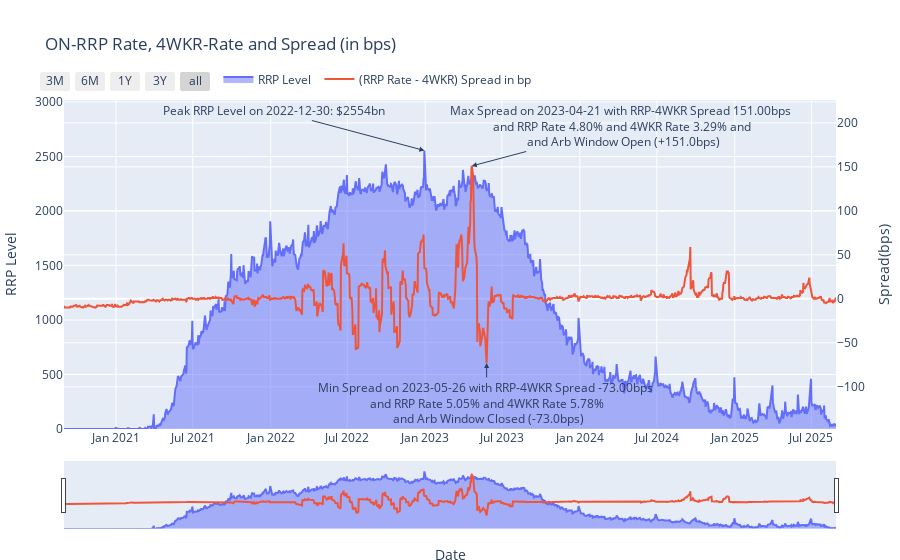

Notebook code for this chart:
### Markdown cell above
#### How to Interpret the Spread

- Positive Spread (RRP > 4W Bill) (MMFs prefer RRP → excess liquidity in system)
     - Indicates that money-market funds and other cash investors may find it more profitable to park funds at the Fed via RRP than invest in short-term T-bills. Suggests excess liquidity in the system, where demand for safe, short-term instruments is being absorbed by the RRP facility.
     -  There are not enough short-term instruments. Yields on Money-Market instruments are lower than RRP Rate basically.
     -  Demand high for MM instruments -> Prices high -> yields lower. 
     - Implies the RRP facility is serving as a rate floor for money-market investments.
- Negative Spread (RRP < 4W Bill) (rare in normal conditions)
    - RRP < US1M → Bills more attractive → could reflect reduced liquidity or heavy bill issuance
    - (Uncommon) Bills preferred—might indicate RRP facility congestion or tightness.

### Code cell
fig = go.Figure()

#fig.add_trace(go.Scatter(x=df.index, y=df['4WKR'], name = '1M-T Bill ', mode="lines"))
#fig.add_trace(go.Scatter(x=df.index, y=df['ON_RRP_RATE'], name = 'RRP Rate ', mode="lines"))

fig.add_trace(go.Scatter(x=df.index, y=df['RRP_LEVEL_USD_BN'], fill='tozeroy', name = 'RRP Level ', mode="lines"))
fig.add_trace(go.Scatter(x=df.index, y=df['spread_bp'], name = '(RRP Rate - 4WKR) Spread in bp', mode="lines", yaxis="y2"))
#fig.add_trace(go.Scatter(x=df.index, y=df['spread_bp_roll21'], name = 'Spread Rolling average 21 days', mode="lines", yaxis="y2"))

fig.update_layout(
    title="ON-RRP Rate, 4WKR-Rate and Spread (in bps)",
    hovermode="x unified",
    legend=dict(xanchor="left", yanchor="bottom", orientation="h", x=0.2, y=1.02),
    margin=dict(l=40,r=40,t=100,b=10),
    xaxis=dict(title="Date "),
    yaxis=dict(title="RRP Level"),
    yaxis2=dict(title=" Spread(bps)", side="right", overlaying="y"),
    height=800
)

# Add quick zoom buttons
fig.update_xaxes(
    rangeselector=dict(
        buttons=list([
            dict(count=3, label='3M', step="month", stepmode="backward"),
            dict(count=6, label='6M', step="month", stepmode="backward"),
            dict(count=1, label='1Y', step="year", stepmode="backward"),
            dict(count=3, label='3Y', step="year", stepmode="backward"),
            dict(step="all")
        ])
    ),
    rangeslider=dict(visible=True)
)

y_maxidx = df["RRP_LEVEL_USD_BN"].idxmax()
y_max = df.loc[y_maxidx].RRP_LEVEL_USD_BN

y2_maxidx = df['spread_bp'].idxmax()
y2_max = df.loc[y2_maxidx, 'spread_bp']
y2_max_rrprate = df.loc[y2_maxidx, "ON_RRP_RATE"]
y2_max_4WKR = df.loc[y2_maxidx, "4WKR"]

y2_minidx = df['spread_bp'].idxmin()
y2_min = df.loc[y2_minidx, 'spread_bp']
y2_min_rrprate = df.loc[y2_minidx, "ON_RRP_RATE"]
y2_min_4WKR = df.loc[y2_minidx, "4WKR"]

fig.update_layout(annotations=list([
    dict(x=y2_minidx, yref='y2', y=y2_min, text= f"Min Spread on {y2_minidx.strftime('%Y-%m-%d')} with RRP-4WKR Spread {y2_min:.2f}bps <br> and RRP Rate {y2_min_rrprate:.2f}% and 4WKR Rate {y2_min_4WKR:.2f}% <br> and {df.loc[y2_minidx,'ArbitrageText']}" , showarrow=True, arrowhead=2, ax=0, ay=40),
    dict(x=y_maxidx, yref='y', y=y_max, text= f"Peak RRP Level on {y_maxidx.strftime('%Y-%m-%d')}: ${y_max:.0f}bn", showarrow=True, arrowhead=2, ax=-150, ay=-40), 
    dict(x=y2_maxidx, yref='y2', y=y2_max, text= f"Max Spread on {y2_maxidx.strftime('%Y-%m-%d')} with RRP-4WKR Spread {y2_max:.2f}bps <br> and RRP Rate {y2_max_rrprate:.2f}% and 4WKR Rate {y2_max_4WKR:.2f}% and <br> and {df.loc[y2_maxidx,'ArbitrageText']}", showarrow=True, arrowhead=2, ax=150, ay=-40)
])

)

fig.show()
fig.write_html("plot.html")

### Figure 1 — Plotly figure (JSON) as saved in the notebook; plotly's stock layout.template omitted (floating-point values rounded to 4 significant figures; data arrays with more than 128 entries replaced by an {"elided": "..."} marker saying what was removed)
{"data": [{"fill": "tozeroy", "mode": "lines", "name": "RRP Level ", "type": "scatter", "x": {"elided": "1204 str values"}, "y": {"elided": "1204 float values"}}, {"mode": "lines", "name": "(RRP Rate - 4WKR) Spread in bp", "type": "scatter", "x": {"elided": "1204 str values"}, "y": {"elided": "1204 float values"}, "yaxis": "y2"}], "layout": {"annotations": [{"arrowhead": 2, "ax": 0, "ay": 40, "showarrow": true, "text": "Min Spread on 2023-05-26 with RRP-4WKR Spread -73.00bps <br> and RRP Rate 5.05% and 4WKR Rate 5.78% <br> and Arb Window Closed (-73.0bps)", "x": "2023-05-26T00:00:00", "y": -73.0, "yref": "y2"}, {"arrowhead": 2, "ax": -150, "ay": -40, "showarrow": true, "text": "Peak RRP Level on 2022-12-30: $2554bn", "x": "2022-12-30T00:00:00", "y": 2554.0, "yref": "y"}, {"arrowhead": 2, "ax": 150, "ay": -40, "showarrow": true, "text": "Max Spread on 2023-04-21 with RRP-4WKR Spread 151.00bps <br> and RRP Rate 4.80% and 4WKR Rate 3.29% and <br> and Arb Window Open (+151.0bps)", "x": "2023-04-21T00:00:00", "y": 151.0, "yref": "y2"}], "autosize": true, "hovermode": "x unified", "legend": {"orientation": "h", "x": 0.2, "xanchor": "left", "y": 1.02, "yanchor": "bottom"}, "margin": {"b": 10, "l": 40, "r": 40, "t": 100}, "title": {"text": "ON-RRP Rate, 4WKR-Rate and Spread (in bps)"}, "xaxis": {"autorange": true, "range": ["2020-08-31", "2025-08-28"], "rangeselector": {"buttons": [{"count": 3, "label": "3M", "step": "month", "stepmode": "backward"}, {"count": 6, "label": "6M", "step": "month", "stepmode": "backward"}, {"count": 1, "label": "1Y", "step": "year", "stepmode": "backward"}, {"count": 3, "label": "3Y", "step": "year", "stepmode": "backward"}, {"step": "all"}]}, "rangeslider": {"autorange": true, "range": ["2020-08-31", "2025-08-28"], "visible": true, "yaxis": {"_template": null, "rangemode": "match"}, "yaxis2": {"_template": null, "rangemode": "match"}}, "title": {"text": "Date "}, "type": "date"}, "yaxis": {"autorange": true, "range": [0, 2811.0], "title": {"text": "RRP Level"}, "type": "linear"}, "yaxis2": {"autorange": true, "overlaying": "y", "range": [-108.6, 186.6], "side": "right", "title": {"text": " Spread(bps)"}, "type": "linear"}}}
